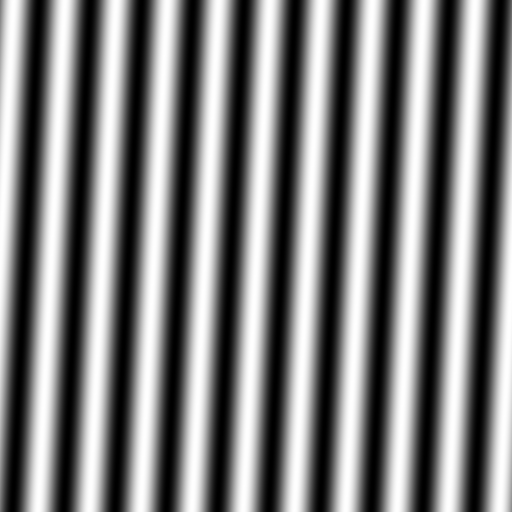
%> input picture aaa.png, 512 x 512 px
$ octave sim_paper1.m   (GNU Octave 9; MATLAB toolbox functions it lacks are replaced by stand-ins)
%> lines starting %> are read from the running program, lines starting %| are printed output that depends on the picture
### PsfOtf.m
function [yy0,OTF2dc] = PsfOtf(w,scale)

% AIM: To generate PSF and OTF using Bessel function
% INPUT VARIABLES
%   w: image size
%   scale: a parameter used to adjust PSF/OTF width
% OUTPUT VRAIBLES
%   yyo: system PSF
%   OTF2dc: system OTF

clear all;
close all;
w=512;
x = linspace(0,w-1,w);
y = linspace(0,w-1,w);
[X,Y] = meshgrid(x,y);

% Generation of the PSF with Besselj.
 scale = 0.63*20/75.23;
R=sqrt(min(X,abs(X-w)).^2+min(Y,abs(Y-w)).^2);
yy=abs(2*besselj(1,scale*R+eps,1)./(scale*R+eps)).^2; %0.5 is introduced to make PSF wider
yy0 = fftshift(yy);
 figure;
 mesh(X,Y,yy0)
 figure;
 imshow(yy0,[])
axis square

%Generate 2D OTF.
OTF2d=fft2(yy);
OTF2dmax = max(max(abs(OTF2d)));
OTF2d = OTF2d./OTF2dmax;
OTF2dc = abs(fftshift(OTF2d));
 figure;
mesh(abs(OTF2dc))
 title('OTF of the system')
 figure;
 imshow(OTF2dc,[])
axis square
imwrite(im2uint8(mat2gray(abs(OTF2dc))),['Ootf25.tif'],'tiff');

### sim_paper1.m
   clear all;
close all;
a= zeros(512,512);
  a(:,:)=0.6;
  aaa= imread('aaa.png');
%> aaa is the input picture: size 512x512 uint16; min 0, max 65535, mean 32740.3
    aaa= im2double(aaa);
%> aaa: size 512x512 double

   figure;
    imshow(aaa,[]);
     figure;
    imshow(a,[]);
    imwrite(im2uint16(mat2gray(a)),['a.png'],'png');

      w = 512;
scale = 0.23; % used to adjust PSF/OTF width
[PSFo,OTFo] = PsfOtf(w,scale);
%> in PsfOtf, `mesh(X,Y,yy0)`:
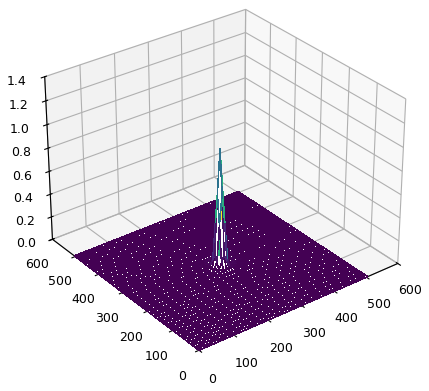
%> figure redrawn from the program's plot data
%> in PsfOtf, `title('OTF of the system')`:
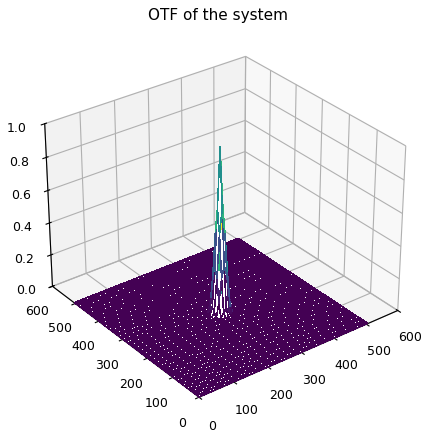
%> figure redrawn from the program's plot data
    imwrite(im2uint16(mat2gray(PSFo)),['PSFo.png'],'png');

s1a = aaa.*a; % superposed signal (0 phase)
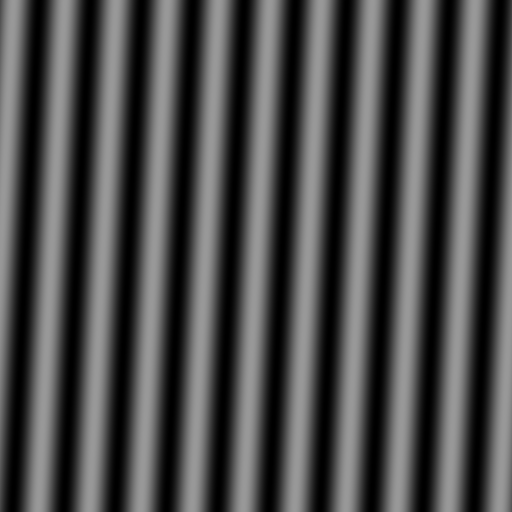
%> s1a: size 512x512 double; min 0, max 0.6, mean 0.3
 figure;
    imshow(s1a,[])

S1aT = ifft2( fft2(s1a).*fftshift(OTFo) );
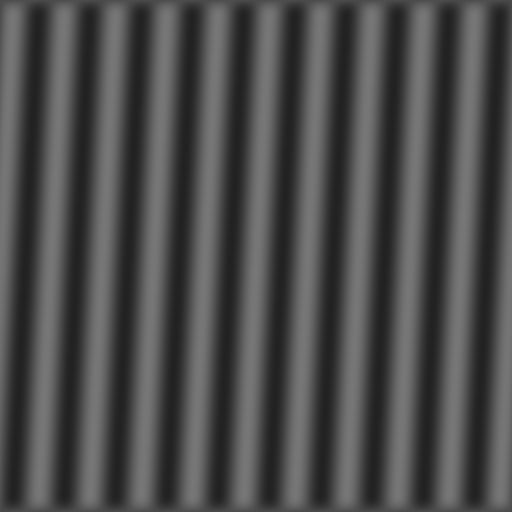
%> S1aT: size 512x512 double; min 0.134, max 0.466, mean 0.3
    figure;
    imshow(S1aT,[])
    NoiseLevel = 15; % in percentage

    aNoise = NoiseLevel/100; % corresponds to 10% noise
nS1aT = random('norm', 0, aNoise*std2(S1aT), w , w);
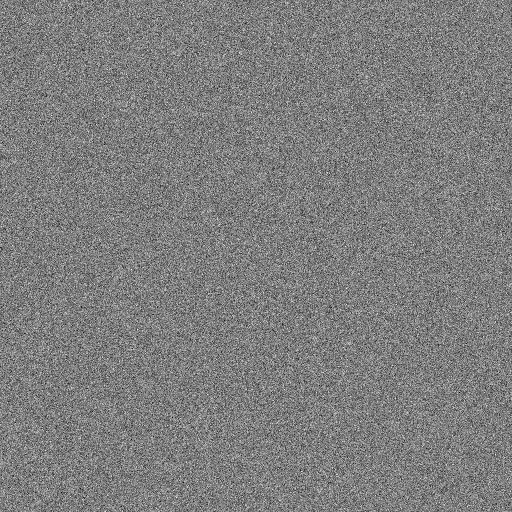
%> nS1aT: size 512x512 double; min -0.0752, max 0.0765, mean -3.26e-05; drawn with min black and max white
NoiseFrac = 1; %may be set to 0 to avoid noise addition
S1aTnoisy = S1aT + NoiseFrac*nS1aT;


 figure;
    imshow(S1aTnoisy,[])
        imwrite(im2uint16(mat2gray(S1aTnoisy)),['SIM1.png'],'png');
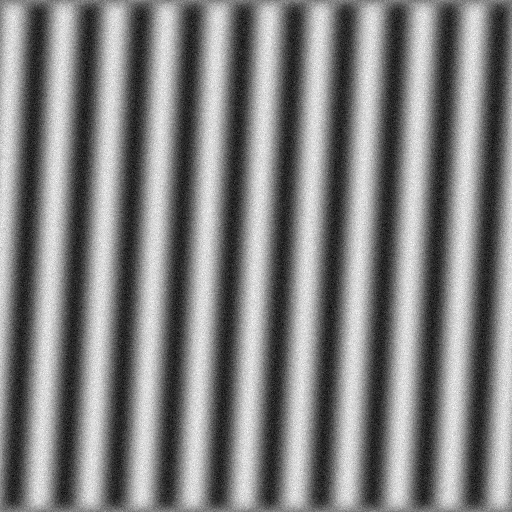
%> saved as SIM1.png: size 512x512 uint16; min 0, max 65535, mean 33211.4; drawn with min black and max white

%> (the run ends here)
